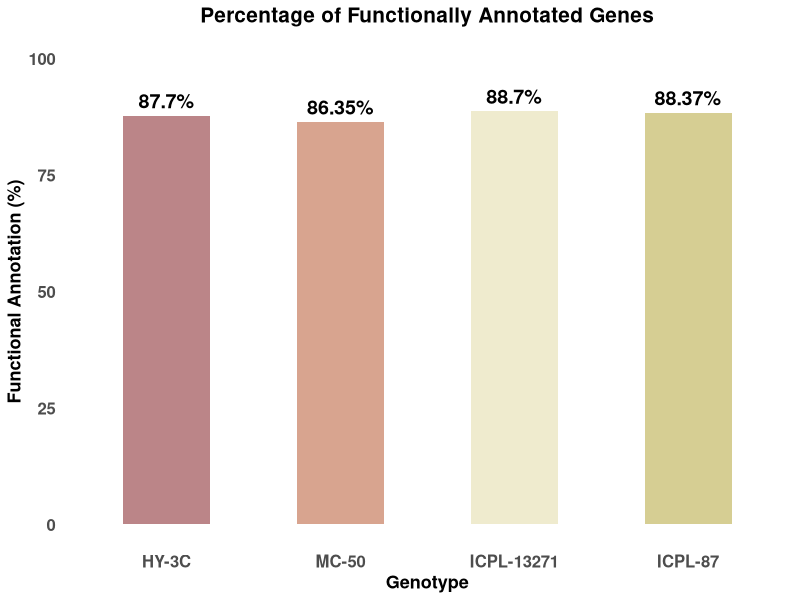

Write the R code that produced this figure.
library(ggplot2)

# Create dataframe
data <- data.frame(
  Genotype = c("HY-3C", "MC-50", "ICPL-13271", "ICPL-87"),
  Annotation_Percentage = c(87.7, 86.35, 88.70, 88.37)
)

# Factor order control
data$Genotype <- factor(data$Genotype,
                        levels = c("HY-3C", "MC-50", "ICPL-13271", "ICPL-87"))

# Plot
ggplot(data, aes(x = Genotype, y = Annotation_Percentage, fill = Genotype)) +
  
  geom_bar(stat = "identity", width = 0.5) +
  
  geom_text(aes(label = paste0(Annotation_Percentage, "%")),
            vjust = -0.5,
            size = 5,
            fontface = "bold") +
  
  scale_fill_manual(values = c("#BB8588",
                               "#D8A48F",
                               "#EFEBCE",
                               "#D6CE93")) +
  
  labs(title = "Percentage of Functionally Annotated Genes",
       x = "Genotype",
       y = "Functional Annotation (%)") +
  
  theme_minimal() +
  
  theme(
    plot.title = element_text(face = "bold", size = 15, hjust = 0.5),
    axis.title = element_text(face = "bold", size = 13),
    axis.text = element_text(face = "bold", size = 12),
    legend.position = "none",
    panel.grid = element_blank(),
    panel.background = element_rect(fill = "white", colour = "white"),
    plot.background = element_rect(fill = "white", colour = "white")
  ) +
  
  ylim(0, 100)
